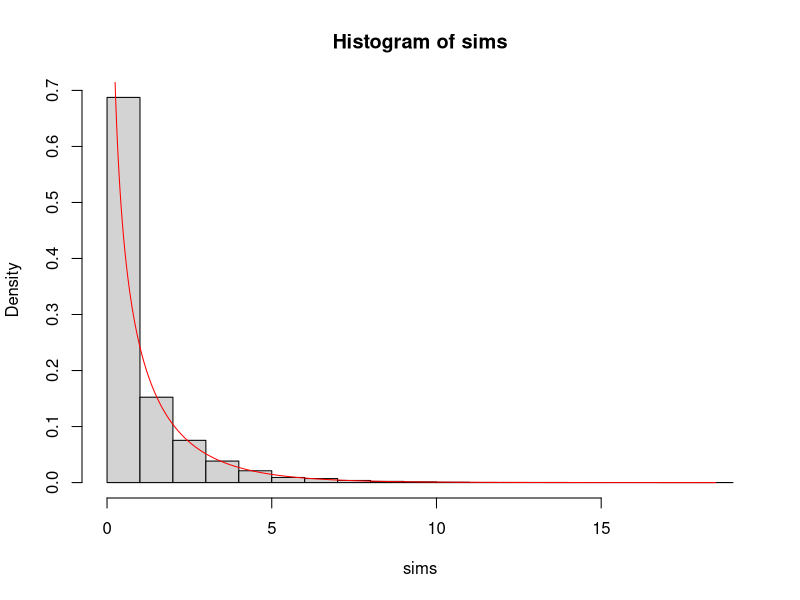
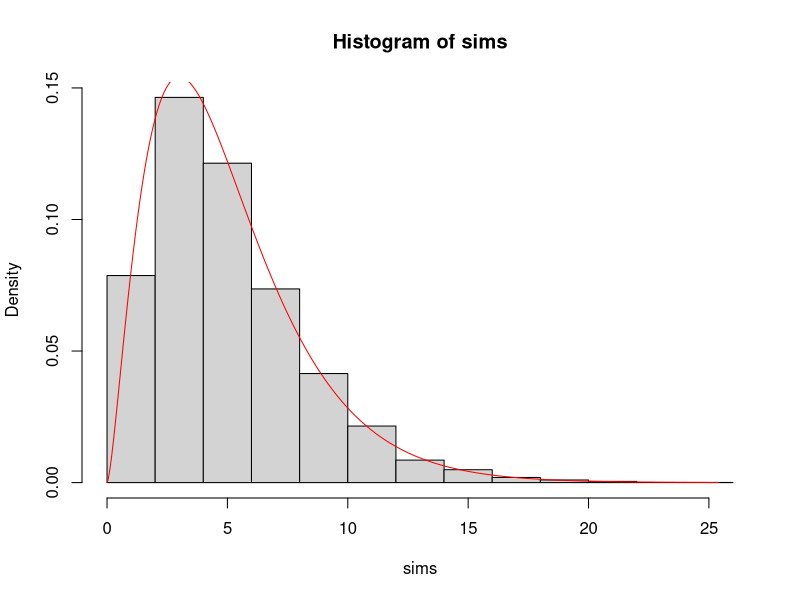
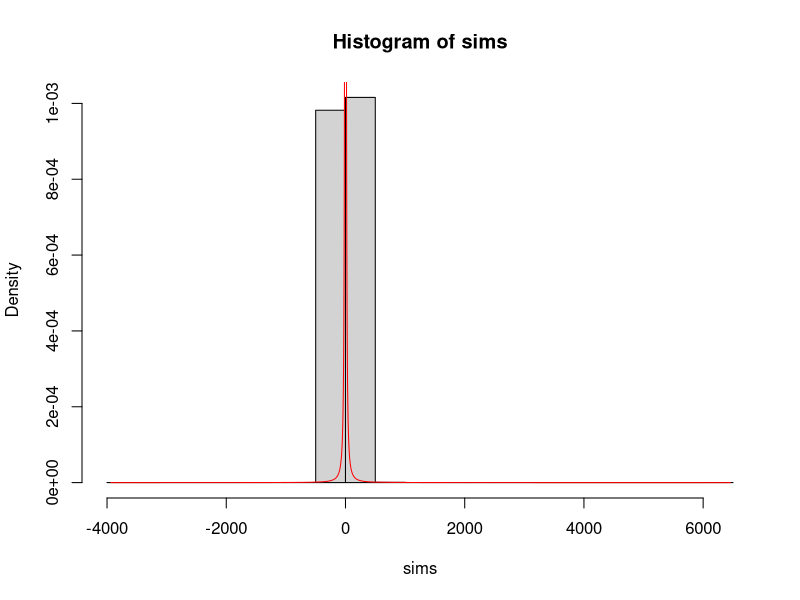
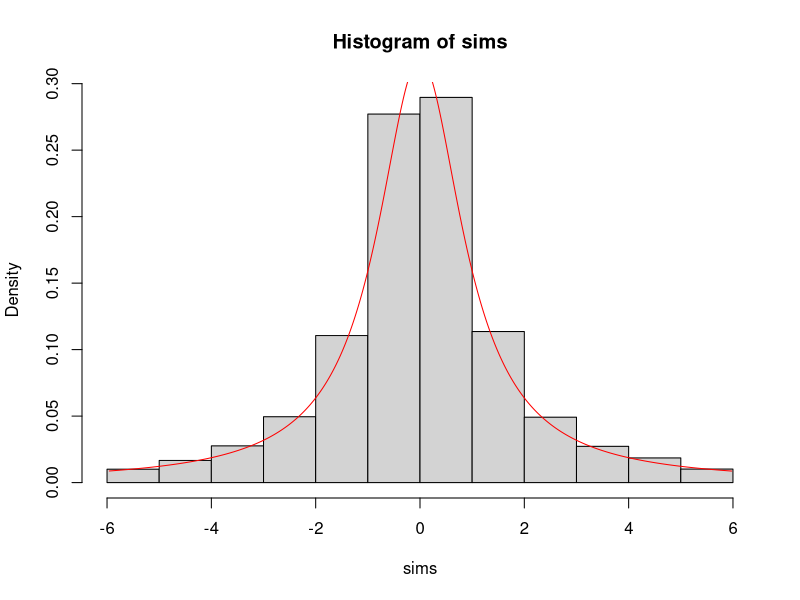
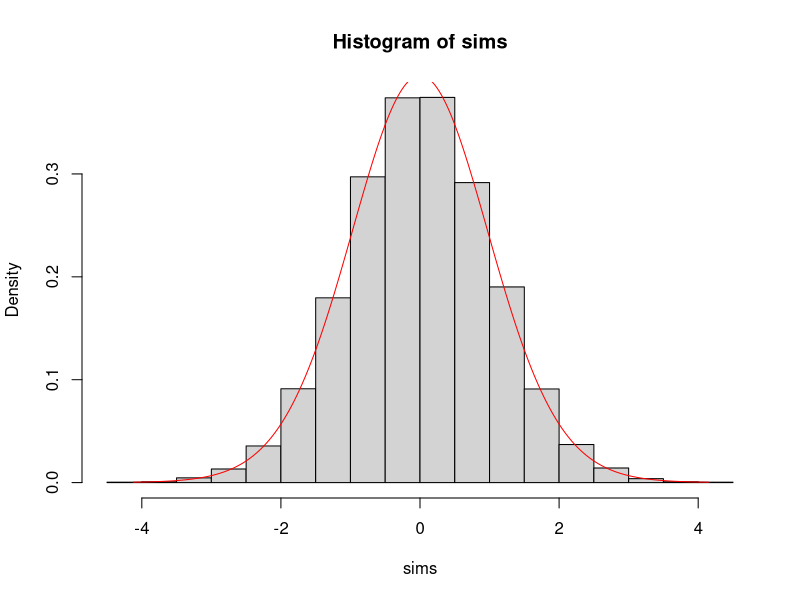
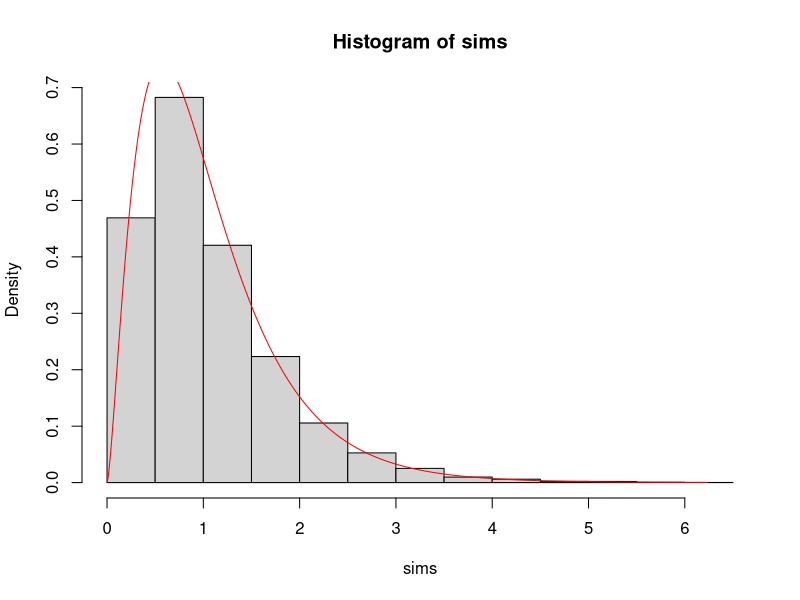

R code for these plots, in order:
## ---- chunk 1
#Function to draw a single Chi-squared random variable with degrees of freedom equal to df
my.rchisq <- function(df){
  
  #Draw df independent standard normals
  normal.sims <- rnorm(df)
  
  #Square them and sum the result
  chi.sims <- sum(normal.sims^2)
  
}  

sims <- replicate(10000, my.rchisq(1))
hist(sims, probability = TRUE)
x <- seq(from = 0, to = max(sims), by = 0.01)
points(x, dchisq(x, df = 1), type = 'l', col = 'red')
## ---- chunk 2
sims <- replicate(10000, my.rchisq(5))
hist(sims, probability = TRUE)
x <- seq(from = 0, to = max(sims), by = 0.01)
points(x, dchisq(x, df = 5), type = 'l', col = 'red')
## ---- chunk 3
my.rt <- function(df){
 
  numerator <- rnorm(1)
  denominator <- sqrt( my.rchisq(df) / df )
  
  t.sim <- numerator/denominator
  return(t.sim)
  
}
## ---- chunk 4
sims <- replicate(10000, my.rt(1))
hist(sims, probability = TRUE)
x <- seq(from = min(sims), to = max(sims), by = 0.01)
points(x, dt(x, df = 1), type = 'l', col = 'red')
## ---- chunk 5
sims <- subset(sims, -6 <= sims & sims <= 6)
hist(sims, probability = TRUE)
x <- seq(from = min(sims), to = max(sims), by = 0.01)
points(x, dt(x, df = 1), type = 'l', col = 'red')
## ---- chunk 6
sims <- replicate(10000, my.rt(30))
hist(sims, probability = TRUE)
x <- seq(from = min(sims), to = max(sims), by = 0.01)
points(x, dt(x, df = 30), type = 'l', col = 'red')
## ---- chunk 7
my.rf <- function(numerator.df, denominator.df){

  numerator <- my.rchisq(numerator.df) / numerator.df
  denominator <- my.rchisq(denominator.df) / denominator.df
  
  f.sim <- numerator / denominator
  return(f.sim)
  
}
## ---- chunk 8
sims <- replicate(10000, my.rf(5,40))
hist(sims, probability = TRUE)
x <- seq(from = 0, to = max(sims), by = 0.01)
points(x, df(x, df1 = 5, df2 = 40), type = 'l', col = 'red')
